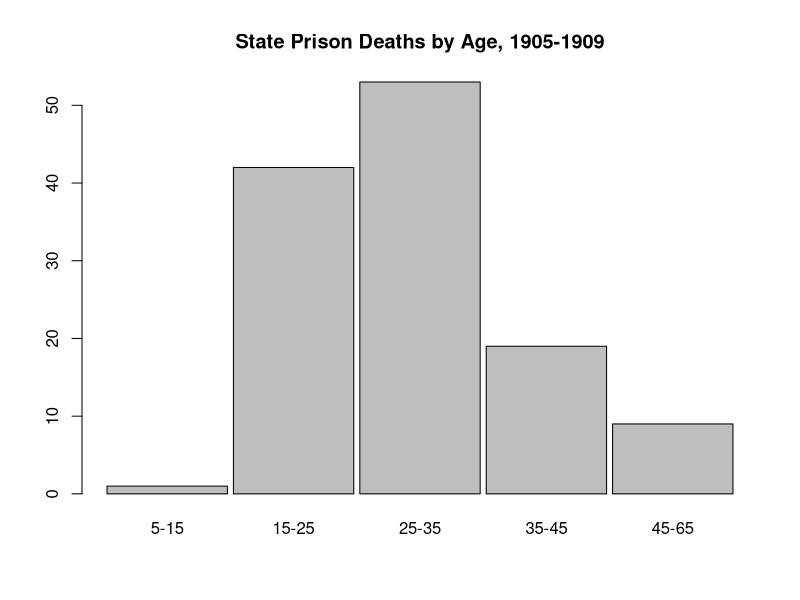
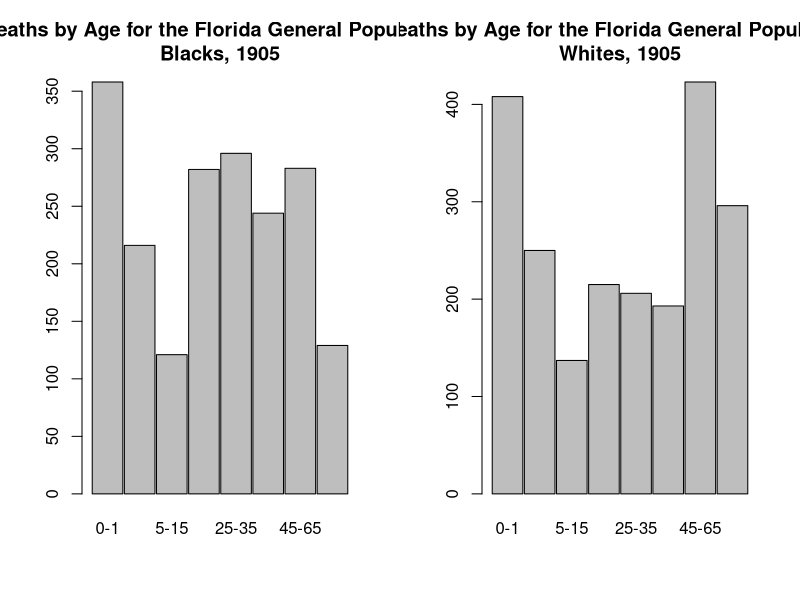

Generate these figures, in order, with R:



# Compare age distribution of deaths among prisoners (1905-1909) to 
  # that of whites and blacks in the Florida general population (1905) 
#+++++++++++++++++++++++++++++++++++++++++++++++++++++++++++++++++++++++++++++++++++++++++++++++++

  # The mortality rate among prisoners (2.2% after 1901) was consistently over three times greater than the mortality rate of the
  # Florida general population as meausred in 1905 (0.66%). 
  # The figures generated here illustrate why the disparity was far worse still.
  # median age of prisoners who died in custody was just 28.

# Sources: General population deaths: The Ninth Biennial Report of the Commissioner of Agriculture - 
  # State of Florida for the Period Beginning January 1, 1905, and Ending December 31, 1906.
  # The age of prisoners who died in custody was recorded in the Biennial Reports for the years
  # 1905 through 1909.

# gather data
population.deaths <- data.frame(
  lwr = c(0, 1, 5, 15, 25, 35, 45, 65),
  upr = c(1, 5, 15, 25, 35, 45, 65, 85),
  class = 1:8,
  wcount = c(408,
           250,
           137, 
           215,
           206,
           193,
           423,
           296),
  bcount = c(358,
           216,
           121,
           282,
           296,
           244,
           283,
           129))

prison.deaths <- read.csv("data/prisoner-age-at-time-of-death-1905-1909.csv")
prison.deaths$class <- cut(prison.deaths$Age, 
                           breaks = c(0, population.deaths$upr),
                           ordered.result= T)
prisoners <- aggregate(x=prison.deaths$Age, by = list(prison.deaths$class), FUN = length)

# plots
png('figures/prison-mortality-by-age.png', width = 600, height=480,units='px')
classes <- paste(population.deaths$lwr, population.deaths$upr, sep = '-')
barplot(prisoners$x, main = 'State Prison Deaths by Age, 1905-1909',
        space = .05,
        names.arg = classes[3:7])
dev.off()
png('figures/florida-population-mortality-by-race-age.png', width=999, height=480,units='px')
par(mfrow=c(1,2))
barplot(population.deaths$bcount,     
        space = .05,
        main = "Deaths by Age for the Florida General Population:\nBlacks, 1905",
        names.arg = classes)
barplot(population.deaths$wcount, 
        space = .05,
        main = "Deaths by Age for the Florida General Population:\nWhites, 1905",
        names.arg = classes)
dev.off()
